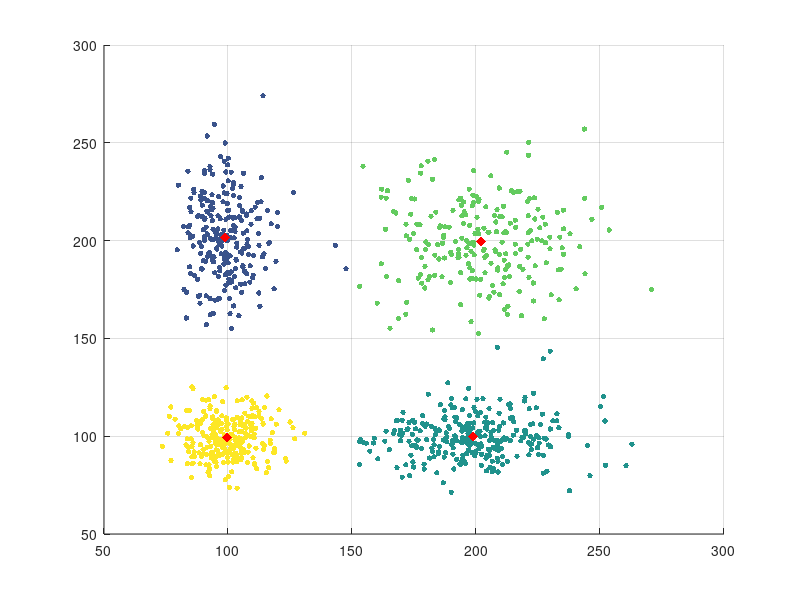

This figure's MATLAB source:
close all
clear all
clc

%% initialize variables - You can play around with these
% complexity of this implementation is O(nkpd), where n = loops, k =
% centroids, p = points, d = dimensionality

% how many points to generate (default 1000)
points = 1000;

% how many centroids you want (default 4)
k_centroids = 4;

% the maximum number of loops to run the algorithm (default 10000)
loops = 10000;

% The next variables will manually group the points into 4 clusters
% how much you want to spread the clusters (values must be >= 1)
bot_right_spread = 2; % this will shift a bunch of points to the bottom right
top_left_spread = 2; % this will shift a bunch of points to the top left
top_right_spread = 2; % this will shift points to the top right

% density of each cluster (must be between 0 and 1 and add to <= 1)
bot_right_density = 0.25; % how dense you want the bottom right cluster to be
top_left_density = 0.25; % how dense you want the top left cluster to be
top_right_density = 0.25; % how dense you want the top right cluster to be

%% Initialize the variables using your settings

%generate the points
P = (randn(points, 2)+10).* 10;
[n, m] = size(P);
Gprev = zeros(1, n);

%separate the points
for i=1:n
    x = rand;
    if x <= bot_right_density
        P(i, 1) = P(i,1) * bot_right_spread;
    end
    if x > bot_right_density && x <= bot_right_density + top_left_density
        P(i, 2) = P(i, 2) * top_left_spread;
    end
    if x > bot_right_density + top_left_density && x <= bot_right_density + top_left_density + top_right_density
        P(i, :) = P(i, :) .* top_right_spread;
    end
end

% randomly select the centroids
C = zeros(k_centroids, 2);
centroids = randperm(points, k_centroids);
for k = 1:k_centroids
    C(k,:) = P(centroids(k), :);
end

%% perform the k-means algorithm
for loop = 1:loops
    update = 0;
    [G, D] = deal(Inf(1, n));
    %for each centroid
    for k = 1:k_centroids
        % for each point
        for i = 1:n
            % calculate the distance between the current centroid and the point
            temp = sqrt(sum((C(k, :) - P(i, :)) .^ 2));
            
            %if this distance is smaller than the current distance
            if temp < D(i)
                
                %save this distance as the current distance
                D(i) = temp;
                %group this point into the current cluster
                G(i) = k;
            end
        end
    end
    
    %if the clusters of the points have not changed, then break
    if isequal(G, Gprev)
        break
    end
    Gprev = G;
    
    %update the centroids
    %for every centroid
    for k = 1:k_centroids
        %move the centroid to the mean of every point in its group
        
        %first, take the sum of all the points in the cluster
        %and count the number of points in the cluster as well
        count = 0;
        total = zeros(1,2);
        for i = 1:n
            if G(i) == k
                total = total + P(i, :);
                count = count + 1;
            end
        end
        
        %take the average of the total points and move the centroid there
        %the count>0 clause is just there to avoid dividing by zero and
        %will likely not be activated ever but it is good to have
        if count > 0
            C(k, :) = total ./ count;
        end
    end
end

%% plot it
grid on
hold on

scatter(P(:, 1), P(:, 2), 15, G, 'filled')
scatter(C(:, 1), C(:, 2), 50, [1,0,0], 'filled', 'd')